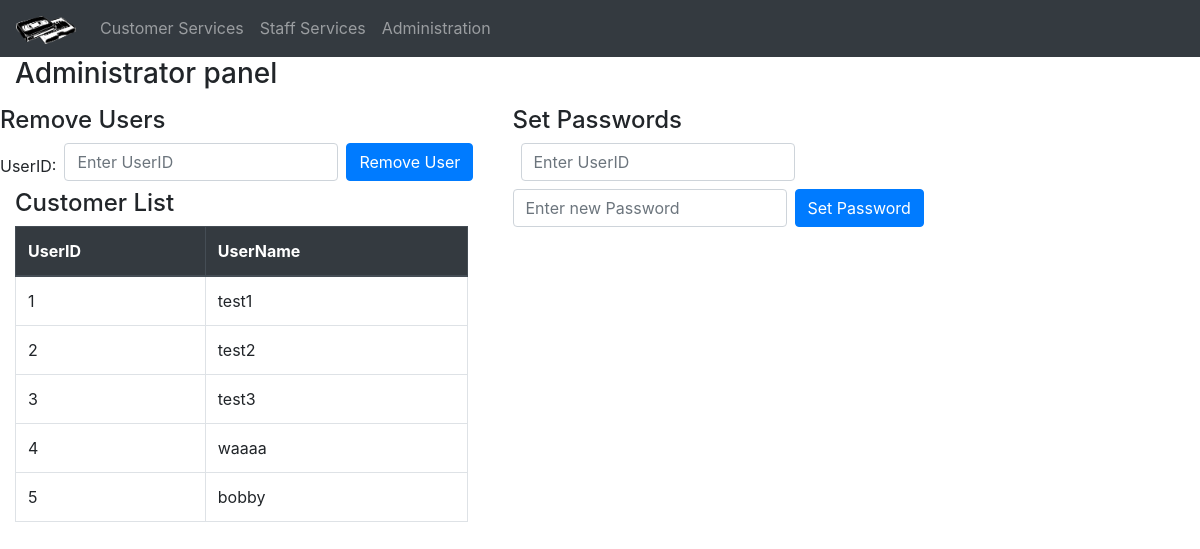
The app's page /admin/ with its own data.
### tables this page shows
CREATE TABLE customer (custID INTEGER PRIMARY KEY ASC, username TEXT UNIQUE, password TEXT);

### prototype.py (the view)
@app.route('/admin/')
def adminpage():
	con=sql.connect("videodb.db")
	con.row_factory = sql.Row
	cur=con.cursor()
	cur.execute("SELECT * FROM customer")
	_rows=cur.fetchall()
	return render_template('admin.html',rows=_rows)

### templates/admin.html (shortened to what this page needs)
{% extends "bootstrap/base.html" %}
{% block styles%}
<link rel="stylesheet" href="https://stackpath.bootstrapcdn.com/bootstrap/4.3.1/css/bootstrap.min.css">
{% endblock %}
{% block navbar %}
<nav class="navbar navbar-expand-sm bg-dark navbar-dark">
  <a class="navbar-brand" href="home.html"><img src="/images/logo1.png" alt="Movie Rentals" style="width:60px;"></a>
  <ul class="navbar-nav">
    <li class="nav-item">
      <a class="nav-link" href="/customer/">Customer Services</a>
    </li>
    <li class="nav-item">
      <a class="nav-link" href="/staff/">Staff Services</a>
    <li class="nav-item">
      <a class="nav-link" href="/admin/">Administration</a>
    </li>
  </ul>
</nav>
{% endblock %}
{% block content %}
<div class="container-fluid">
  <h3>Administrator panel</h3>
</div>
<div class="row">
  <div class="col-sm-5">
    <h4>Remove Users</h4>
    <form class="form-inline" action="{{ url_for('removeuser') }}" method = "POST">
       <label for="userID" class="mr-sm-2">UserID:</label>
        <input type="userID" class="form-control mb-2 mr-sm-2" placeholder="Enter UserID" id="UserID" name="uID">
       <button type="submit" class="btn btn-primary mb-2">Remove User</button>
    </form>
    <div class="container-fluid">
<h4>Customer List</h4>
<table class="table table-bordered">
    <thead class="thead-dark">
        <tr>
            <th>UserID</th>
            <th>UserName</th>
        </tr>
    </thead>
    {% for row in rows %}
    <tr>
        <td>{{ row["custID"] }}</td>
        <td>{{ row["username"] }}</td>
    </tr>
    {% endfor %}
</table>
</div>
  </div>
  <div class="col-sm-5">
    <h4>Set Passwords</h4>
    <form class="form-inline" action="{{ url_for('setpass') }}" method = "POST">
        <input type="userID" class="form-control mb-2 mr-sm-2" placeholder="Enter UserID" id="UserID" name="uID">
        <input type="password" class="form-control mb-2 mr-sm-2" placeholder="Enter new Password" id="password" name="npass">
       <button type="submit" class="btn btn-primary mb-2">Set Password</button>
    </form>
  </div>
</div>
</html>
{% endblock %}

### records on screen
customer: custID "1", username "test1"
customer: custID "2", username "test2"
customer: custID "3", username "test3"
customer: custID "4", username "waaaa"
customer: custID "5", username "bobby"
